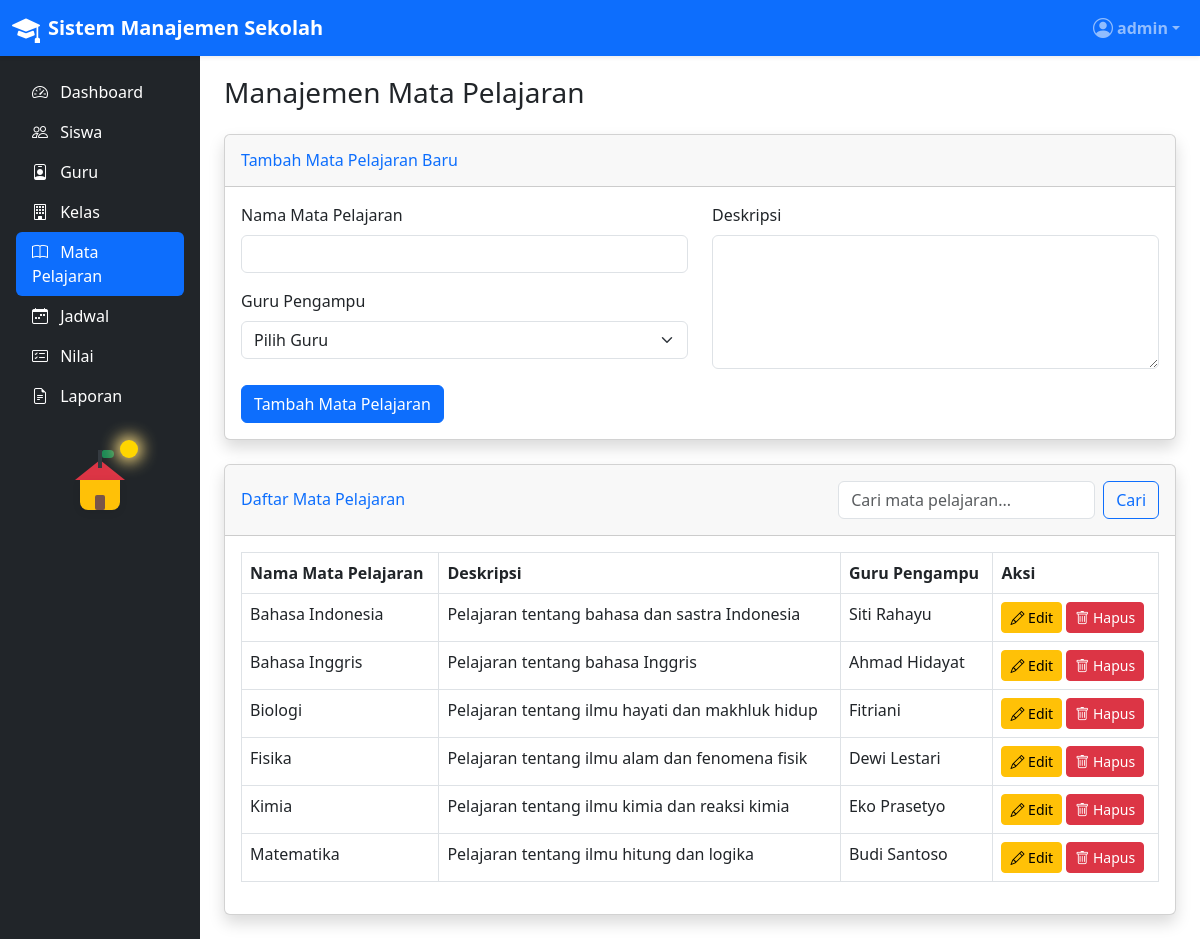
Page /admin/mata-pelajaran.php (signed in) on the committed database.
### tables this page shows
CREATE TABLE `mata_pelajaran` (
  `id_mapel` int NOT NULL,
  `nama_mapel` varchar(50) NOT NULL,
  `deskripsi` text NOT NULL,
  `id_guru` int DEFAULT NULL
);

CREATE TABLE `guru` (
  `id_guru` int NOT NULL,
  `nip` varchar(20) NOT NULL,
  `nama_guru` varchar(100) NOT NULL,
  `tanggal_lahir` date NOT NULL,
  `jenis_kelamin` enum('L','P') NOT NULL,
  `alamat` text NOT NULL,
  `no_telepon` varchar(15) NOT NULL
);

### admin/mata-pelajaran.php (the view, shortened to what this page needs)
<?php
require_once '../config/init.php';
$mapel = [];
try {
    $stmt = $conn->query("SELECT id_guru, nama_guru FROM guru ORDER BY nama_guru");
} catch(PDOException $e) {
    $error = "Error: " . $e->getMessage();
}
$page = isset($_GET['page']) ? (int)$_GET['page'] : 1;
$limit = 10;
$offset = ($page - 1) * $limit;
$search = isset($_GET['search']) ? sanitize($_GET['search']) : '';
try {
    if (!empty($search)) {
        $stmt = $conn->prepare("
            SELECT COUNT(*) FROM mata_pelajaran m
            LEFT JOIN guru g ON m.id_guru = g.id_guru
            WHERE m.nama_mapel LIKE ? OR g.nama_guru LIKE ?
        ");
        $stmt->execute(["%$search%", "%$search%"]);
    } else {
        $stmt = $conn->query("SELECT COUNT(*) FROM mata_pelajaran");
    }
    if (!empty($search)) {
        $stmt = $conn->prepare("
            SELECT m.*, g.nama_guru
            FROM mata_pelajaran m
            LEFT JOIN guru g ON m.id_guru = g.id_guru
            WHERE m.nama_mapel LIKE ? OR g.nama_guru LIKE ?
            ORDER BY m.nama_mapel
            LIMIT ? OFFSET ?
        ");
        $stmt->bindValue(1, "%$search%", PDO::PARAM_STR);
        $stmt->bindValue(2, "%$search%", PDO::PARAM_STR);
        $stmt->bindValue(3, $limit, PDO::PARAM_INT);
        $stmt->bindValue(4, $offset, PDO::PARAM_INT);
        $stmt->execute();
    } else {
        $stmt = $conn->prepare("
            SELECT m.*, g.nama_guru
            FROM mata_pelajaran m
            LEFT JOIN guru g ON m.id_guru = g.id_guru
            ORDER BY m.nama_mapel
            LIMIT ? OFFSET ?
        ");
        $stmt->bindValue(1, $limit, PDO::PARAM_INT);
        $stmt->bindValue(2, $offset, PDO::PARAM_INT);
        $stmt->execute();
    }
    $subjects = $stmt->fetchAll();
} catch(PDOException $e) {
    $error = "Error: " . $e->getMessage();
}
include_once '../includes/header.php';
?>
<div class="container-fluid">
    <h1 class="h3 mb-4">Manajemen Mata Pelajaran</h1>
    <div class="card shadow mb-4">
        <div class="card-header py-3 d-flex justify-content-between align-items-center">
            <h6 class="m-0 font-weight-bold text-primary">
                <?php echo !empty($mapel) ? 'Edit Mata Pelajaran' : 'Tambah Mata Pelajaran Baru'; ?>
            </h6>
        </div>
        <div class="card-body">
            <form method="POST" action="">
                <div class="row">
                    <div class="col-md-6">
                        <div class="mb-3">
                            <label for="nama_mapel" class="form-label">Nama Mata Pelajaran</label>
                            <input type="text" class="form-control" id="nama_mapel" name="nama_mapel" value="<?php echo !empty($mapel) ? $mapel['nama_mapel'] : ''; ?>" required>
                        </div>
                        <div class="mb-3">
                            <label for="id_guru" class="form-label">Guru Pengampu</label>
                            <select class="form-select" id="id_guru" name="id_guru" required>
                                <option value="">Pilih Guru</option>
                            </select>
                        </div>
                    </div>
                    <div class="col-md-6">
                        <div class="mb-3">
                            <label for="deskripsi" class="form-label">Deskripsi</label>
                            <textarea class="form-control" id="deskripsi" name="deskripsi" rows="5" required><?php echo !empty($mapel) ? $mapel['deskripsi'] : ''; ?></textarea>
                        </div>
                    </div>
                </div>
                <div class="d-flex justify-content-between">
                    <button type="submit" class="btn btn-primary">
                        <?php echo !empty($mapel) ? 'Update Mata Pelajaran' : 'Tambah Mata Pelajaran'; ?>
                    </button>
                </div>
            </form>
        </div>
    </div>
    <div class="card shadow mb-4">
        <div class="card-header py-3 d-flex justify-content-between align-items-center">
            <h6 class="m-0 font-weight-bold text-primary">Daftar Mata Pelajaran</h6>
            <form class="d-flex" method="GET" action="">
                <input class="form-control me-2" type="search" placeholder="Cari mata pelajaran..." name="search" value="<?php echo $search; ?>">
                <button class="btn btn-outline-primary" type="submit">Cari</button>
            </form>
        </div>
        <div class="card-body">
            <div class="table-responsive">
                <table class="table table-bordered" width="100%" cellspacing="0">
                    <thead>
                        <tr>
                            <th>Nama Mata Pelajaran</th>
                            <th>Deskripsi</th>
                            <th>Guru Pengampu</th>
                            <th>Aksi</th>
                        </tr>
                    </thead>
                    <tbody>
                        <?php if (empty($subjects)): ?>
                            <tr>
                                <td colspan="4" class="text-center">Tidak ada data mata pelajaran</td>
                            </tr>
                        <?php else: ?>
                            <?php foreach ($subjects as $subject): ?>
                                <tr>
                                    <td><?php echo $subject['nama_mapel']; ?></td>
                                    <td><?php echo $subject['deskripsi']; ?></td>
                                    <td><?php echo $subject['nama_guru']; ?></td>
                                    <td>
                                        <a href="mata-pelajaran.php?edit=<?php echo $subject['id_mapel']; ?>" class="btn btn-sm btn-warning">
                                            <i class="bi bi-pencil"></i> Edit
                                        </a>
                                        <a href="mata-pelajaran.php?delete=<?php echo $subject['id_mapel']; ?>" class="btn btn-sm btn-danger" onclick="return confirm('Apakah Anda yakin ingin menghapus mata pelajaran ini?')">
                                            <i class="bi bi-trash"></i> Hapus
                                        </a>
                                    </td>
                                </tr>
                            <?php endforeach; ?>
                        <?php endif; ?>
                    </tbody>
                </table>
            </div>
        </div>
    </div>
</div>
<?php
include_once '../includes/footer.php';
?>

### includes/header.php (style rules this page uses)
body { padding-top: 56px; overflow-x: hidden; }

### rows in the picture
mata_pelajaran: nama_mapel "Bahasa Indonesia", deskripsi "Pelajaran tentang bahasa dan sastra Indonesia", id_guru.nama_guru "Siti Rahayu"
mata_pelajaran: nama_mapel "Bahasa Inggris", deskripsi "Pelajaran tentang bahasa Inggris", id_guru.nama_guru "Ahmad Hidayat"
mata_pelajaran: nama_mapel "Biologi", deskripsi "Pelajaran tentang ilmu hayati dan makhluk hidup", id_guru.nama_guru "Fitriani"
mata_pelajaran: nama_mapel "Fisika", deskripsi "Pelajaran tentang ilmu alam dan fenomena fisik", id_guru.nama_guru "Dewi Lestari"
mata_pelajaran: nama_mapel "Kimia", deskripsi "Pelajaran tentang ilmu kimia dan reaksi kimia", id_guru.nama_guru "Eko Prasetyo"
mata_pelajaran: nama_mapel "Matematika", deskripsi "Pelajaran tentang ilmu hitung dan logika", id_guru.nama_guru "Budi Santoso"

### other values in the picture
$_SESSION['username'] "admin"
